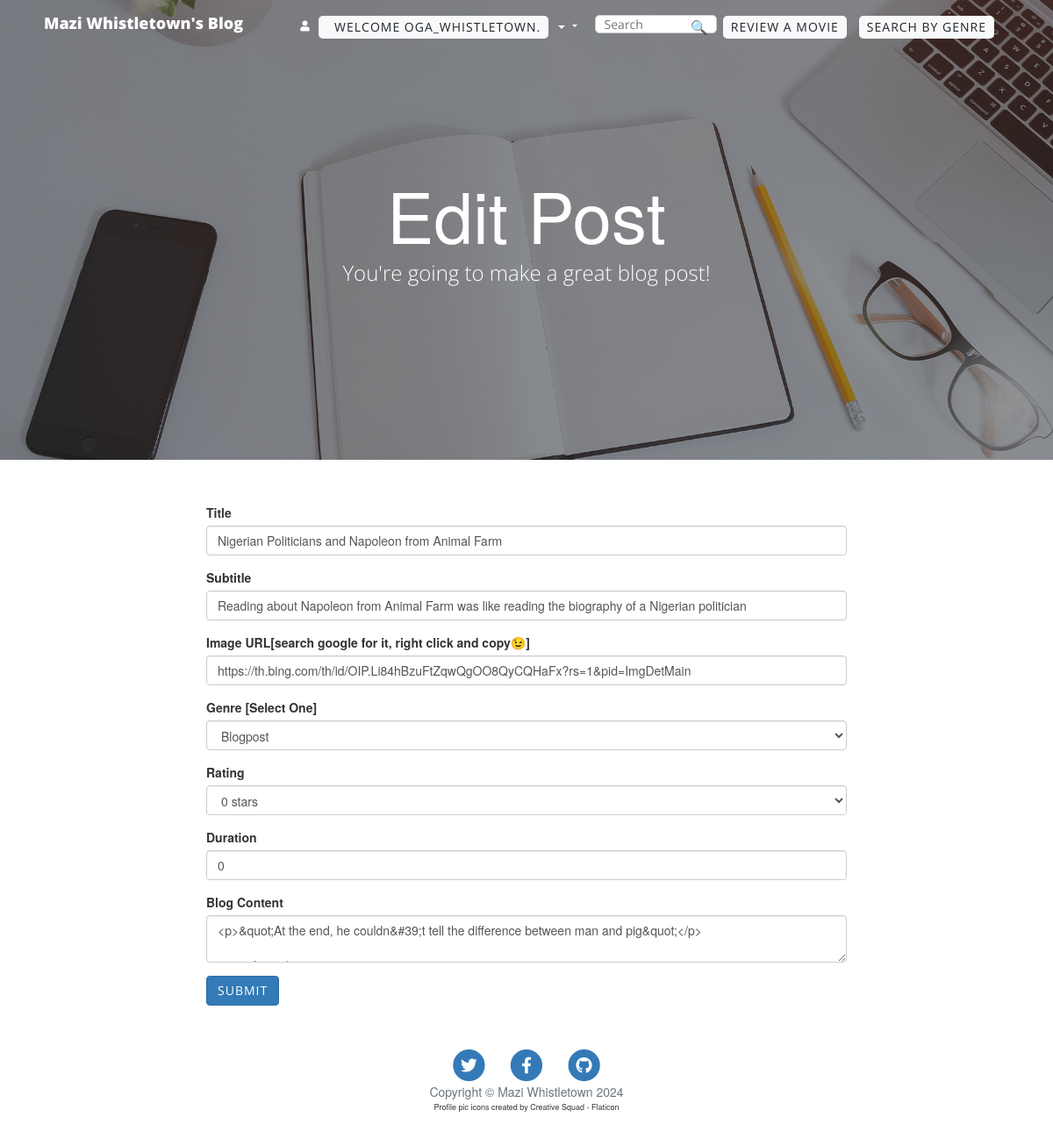
/edit-movie-review/5 (signed in), run on an earlier commit of the app's database.
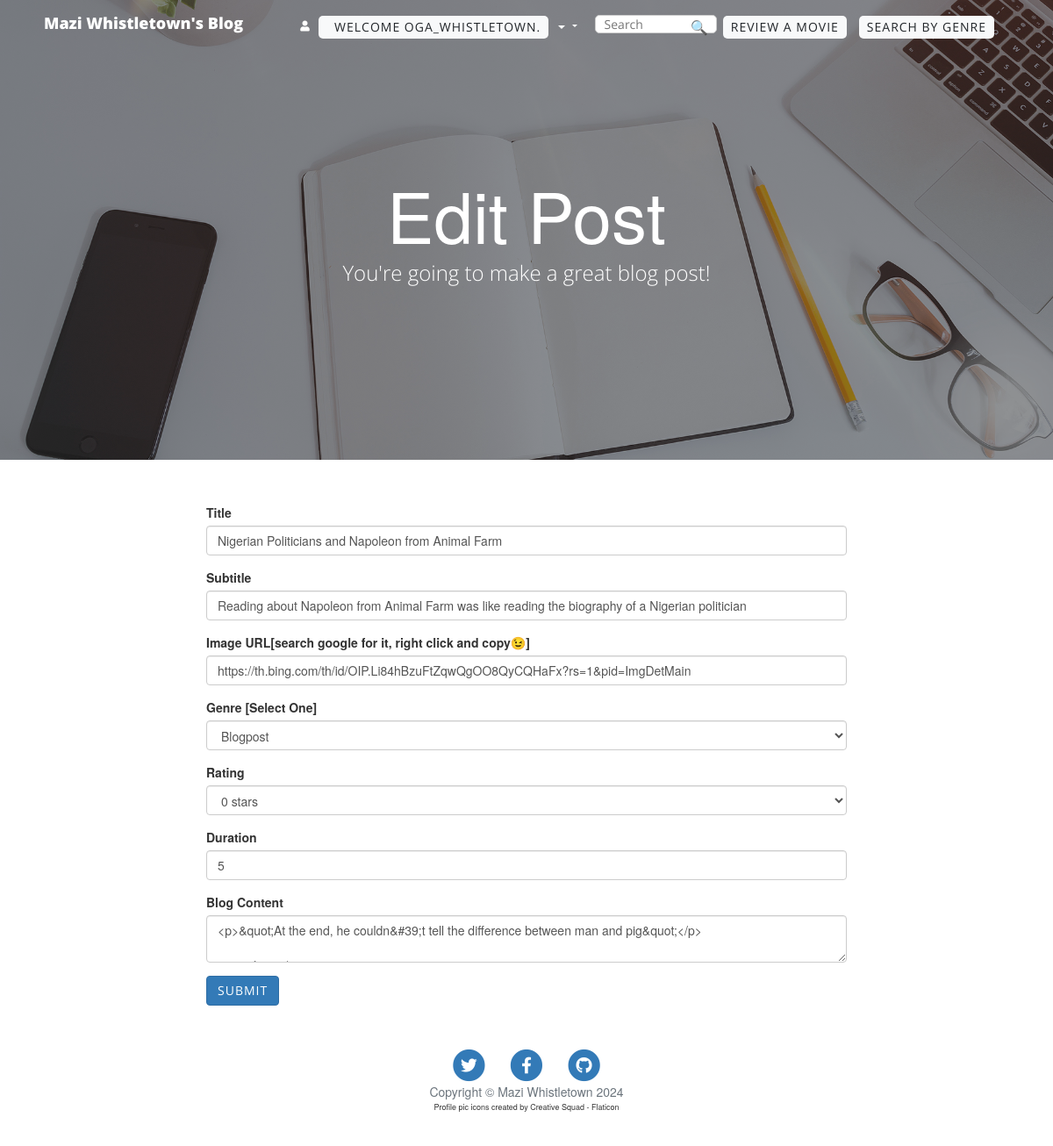
And on a later commit of the database.
### main.py (models this page shows)
class User(UserMixin, db.Model):
    __tablename__ = "users"
    id = db.Column(db.Integer, primary_key=True)
    email = db.Column(db.String(250), unique=True, nullable=False)
    password = db.Column(db.String(250), nullable=False)
    name = db.Column(db.String(250), nullable=False)
    username = db.Column(db.String(250), nullable=False, default=None)
    posts = relationship("BlogPost", back_populates="author")
    comments = relationship("Comment", back_populates="author")  # Relationship to comments

class BlogPost(db.Model):
    __tablename__ = "blog_posts"
    id = db.Column(db.Integer, primary_key=True)
    author = relationship("User", back_populates="posts")
    author_id = db.Column(db.Integer, db.ForeignKey('users.id'), nullable=False)  # Relationship to the User table
    title = db.Column(db.String(250), unique=True, nullable=False)
    subtitle = db.Column(db.String(250), nullable=False)
    date = db.Column(db.String(250), nullable=False)
    body = db.Column(db.Text, nullable=False)
    img_url = db.Column(db.String(250), nullable=False)
    genre = db.Column(db.String(100), default="unknown genre", nullable=False)  # New column for genre (e.g., "Comedy", "Blog Post", etc.)
    rating = db.Column(db.Integer, nullable=True, default=0)  # New Rating field (0 to 10)
    duration = db.Column(db.String(250), nullable=True, default='0h 0m')  # New Duration field (e.g., "2h 30m")
    comments = relationship("Comment", back_populates="post")  # Relationship to comments

### main.py (the view, shortened to what this page needs)
@app.route("/edit-movie-review/<int:post_id>", methods=["GET", "POST"])
@login_required
def edit_movie_review(post_id):
    year = datetime.now().year
    post = db.session.get(BlogPost, post_id)
    user = current_user
    edit_form = CreatePostForm(
        title=post.title,
        subtitle=post.subtitle,
        img_url=post.img_url,
        author=post.author,
        body=post.body,
        rating=post.rating,
        genre=post.genre,
        duration=post.duration
    )
    return render_template("make-post.html", form=edit_form, year=year, gravatar=gravatar, user=user)

### main.py (called while the page is built)
@login_manager.user_loader
def load_user(user_id):
    return db.session.get(User, int(user_id))

### templates/make-post.html (shortened to what this page needs)
{% extends 'bootstrap/base.html' %}
{% import "bootstrap/wtf.html" as wtf %}
{% block content %}
  <header class="masthead" style="background-image: url('{{ url_for('static', filename='img/edit-bg.jpg')}}')">
    <div class="overlay"></div>
    <div class="container">
      <div class="row">
        <div class="col-lg-8 col-md-10 mx-auto">
          <div class="page-heading">
            {% if form.data.title %}
              <h1>Edit Post</h1>
            {% else: %}
              <h1>New Post</h1>
            {% endif %}
            <span class="subheading">You're going to make a great blog post!</span>
          </div>
        </div>
      </div>
    </div>
  </header>
  <div class="container">
    <div class="row">
      <div class="col-lg-8 col-md-10 mx-auto">
        {{ wtf.quick_form(form, novalidate=True, button_map={"submit": "primary"}) }}
      </div>
    </div>
  </div>
{% include "footer.html" %}
{% endblock %}

### templates/header.html (shortened to what this page needs)
<!DOCTYPE html>
<html lang="en">
<head>
  <link href="{{ url_for('static', filename='vendor/bootstrap/css/bootstrap.min.css') }}" rel="stylesheet">
    <link href="{{ url_for('static', filename='css/header.css') }}" rel="stylesheet">
    <link href="{{ url_for('static', filename='css/footer.css') }}" rel="stylesheet">
  <link href="{{ url_for('static', filename='vendor/fontawesome-free/css/all.min.css')}}" rel="stylesheet" type="text/css">
  <link href="{{ url_for('static', filename='css/clean-blog.min.css')}}" rel="stylesheet">
</head>
<body>
  <nav class="navbar navbar-expand-lg navbar-light fixed-top" id="mainNav">
    <div class="container">
        <a class="navbar-brand" href="{{ url_for('get_all_posts') }}">Mazi Whistletown's Blog</a>
        <div class="collapse navbar-collapse" id="navbarResponsive">
            <ul class="navbar-nav ml-auto align-items-center">
                {% if current_user.is_authenticated %}
                <li class="nav-item dropdown">
                    <a data-toggle="dropdown" class="dropdown-toggle" href="#" aria-expanded="false">
                        <b class="fa fa-user"></b>
                        <span class="btn btn-light" style="padding: 3px 9px; margin: 5px; border-radius: 5px; border: none;">&nbsp;&nbsp;Welcome {{ current_user.username }}.</span>
                        <b class="caret"></b>
                    </a>
                </li>
                <li class="nav-item">
                    <div class="sc-bYwyHq gvNtUq searchform__inputContainer">
                        <form action="{{ url_for('search_review') }}" method="POST" role="combobox" aria-haspopup="listbox" aria-owns="react-autowhatever-navSuggestionSearch" aria-expanded="false" class="react-autosuggest__container">
                            <input type="text" autocomplete="off" aria-autocomplete="list" aria-controls="react-autowhatever-navSuggestionSearch" class="whistletownblog-header-search__input searchTypeahead__input react-autosuggest__input" id="suggestion-search" name="search" placeholder="Search" aria-label="Search WhistletownBlog" autocapitalize="off" autocorrect="off" spellcheck="true" value="">
                            <button class="search-button" type="submit">🔍</button>
                        </form>
                    </div>
                </li>
                <li class="nav-item">
                    <div class="clearfix">
                        <a class="btn btn-light float-right" style="padding: 3px 9px; margin: 7px; border-radius: 5px; border: none;"" href="{{ url_for('add_movie_review') }}">Review a Movie</a>
                    </div>
                </li>
                <li class="nav-item">
                    <div class="clearfix">
                        <a class="btn btn-light float-right" style="padding: 3px 9px; margin: 7px; border-radius: 5px; border: none;" href="{{ url_for('movie_genre') }}">Search By Genre</a>
                    </div>
                </li>
                {% endif %}
            </ul>
        </div>
    </div>
</nav>

### templates/footer.html (shortened to what this page needs)
  <footer>
    <div class="container">
      <div class="row">
        <div class="col-lg-8 col-md-10 mx-auto">
          <ul class="list-inline text-center">
            <li class="list-inline-item">
              <a href="#">
                <span class="fa-stack fa-lg">
                  <i class="fas fa-circle fa-stack-2x"></i>
                  <i class="fab fa-twitter fa-stack-1x fa-inverse"></i>
                </span>
              </a>
            </li>
            <li class="list-inline-item">
              <a href="#">
                <span class="fa-stack fa-lg">
                  <i class="fas fa-circle fa-stack-2x"></i>
                  <i class="fab fa-facebook-f fa-stack-1x fa-inverse"></i>
                </span>
              </a>
            </li>
            <li class="list-inline-item">
              <a href="#">
                <span class="fa-stack fa-lg">
                  <i class="fas fa-circle fa-stack-2x"></i>
                  <i class="fab fa-github fa-stack-1x fa-inverse"></i>
                </span>
              </a>
            </li>
          </ul>
          <p class="copyright text-muted">Copyright &copy; Mazi Whistletown {{ year }}</p>
          <p style="font-size: xx-small; text-align: center;">Profile pic icons created by Creative Squad - Flaticon</p>
        </div>
      </div>
    </div>
  </footer>
</body>
</html>

### static/css/header.css (style rules this page uses)
.searchform__inputContainer { position: relative; max-width: 400px; width: 100%; height: 38px; }
.whistletownblog-header-search__input { margin-top: 5px; width: 100%; padding: 0 40px 0 10px; border-radius: 5px; border: 1px solid #ccc; box-sizing: border-box; height: 100%; }
.search-button { position: absolute; right: 10px; top: 50%; transform: translateY(-50%); background: none; border: none; color: #007bff; font-size: 16px; cursor: pointer; padding: 0; }

What changed in the data, as far as the page shows it:
changed BlogPost "Nigerian Politicians and Napoleon from Animal Farm": duration "0" → "5"
